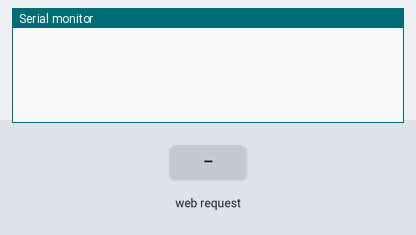
This sketch was run on a simulated Arduino Uno, built with avr-gcc and run on an emulated ATmega328P. On the bench: the last lines printed to the serial monitor. The test bench sets the inputs (shaded band). WiFi joins after 1.5 s; servers stay silent unless stated.

Above: at 1.2 s.
1.3 s: HTTP request GET /A received
At 2.5 s:
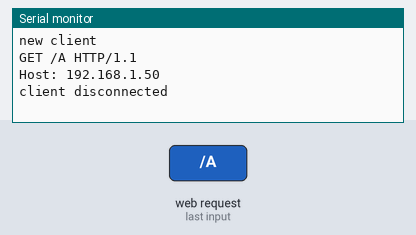
2.8 s: HTTP request GET /B received
At 3.8 s:
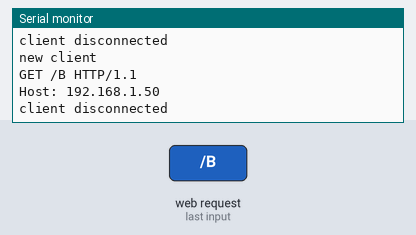
4.3 s: HTTP request GET /C received
At 4.9 s:
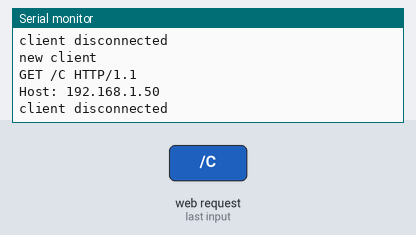

The sketch:

LecturaSerialYPublicacion.ino
```cpp
#include <SPI.h>
#include <Ethernet.h>

byte mac[] = {0xDE, 0xAD, 0xBE, 0xEF, 0xFE, 0xED};
IPAddress ip(192, 168, 0, 100);
EthernetServer server(80);
String valorA="0", valorB="0", valorC="0";

void setup() {
  Serial.begin(9600);
  Ethernet.begin(mac, ip);
  server.begin();
}

void loop() {
  EthernetClient client = server.available();
  if (client) {
    Serial.println("new client");
    // an http request ends with a blank line
    bool currentLineIsBlank = true;
    while (client.connected()) {
      if (client.available()) {
        char c = client.read();
        Serial.write(c);
        // if you've gotten to the end of the line (received a newline
        // character) and the line is blank, the http request has ended,
        // so you can send a reply
        if (c == '\n' && currentLineIsBlank) {
          // send a standard http response header
          client.println("HTTP/1.1 200 OK");
          client.println("Content-Type: text/html");
          client.println("Connection: close");  // the connection will be closed after completion of the response
          //client.println("Refresh: 5");  // refresh the page automatically every 5 sec
          client.println();

          //AQUI ES DONDE IMPRIMO LO QUE NECESITO PUBLICAR
          client.print(valorA);
          client.print("::");
          client.print(valorB);
          client.print("::");
          client.print(valorC);
          break;
        }
        if (c == '\n') {
          // you're starting a new line
          currentLineIsBlank = true;
        } else if (c != '\r') {
          // you've gotten a character on the current line
          currentLineIsBlank = false;
        }
      }
    }
    // give the web browser time to receive the data
    delay(1);
    // close the connection:
    client.stop();
    Serial.println("client disconnected");
  }
}

  void serialEvent(){
    if( Serial.available()>0 ){
      String mensaje = Serial.readStringUntil('\n');
      String canal = mensaje.substring(0,1);
      if(canal == "A"){
        valorA = mensaje.substring(1);
      }
      if(canal == "B"){
        valorB = mensaje.substring(1);
      }
      if(canal == "C"){
        valorC = mensaje.substring(1);
      }
    }
  }
```

Measured:
- after the input at 1.3 s, the serial monitor: prints a new line at once (image 1)
- after the input at 2.8 s, the serial monitor: prints a new line at once (image 2)
- after the input at 4.3 s, the serial monitor: prints a new line at once (image 3)
